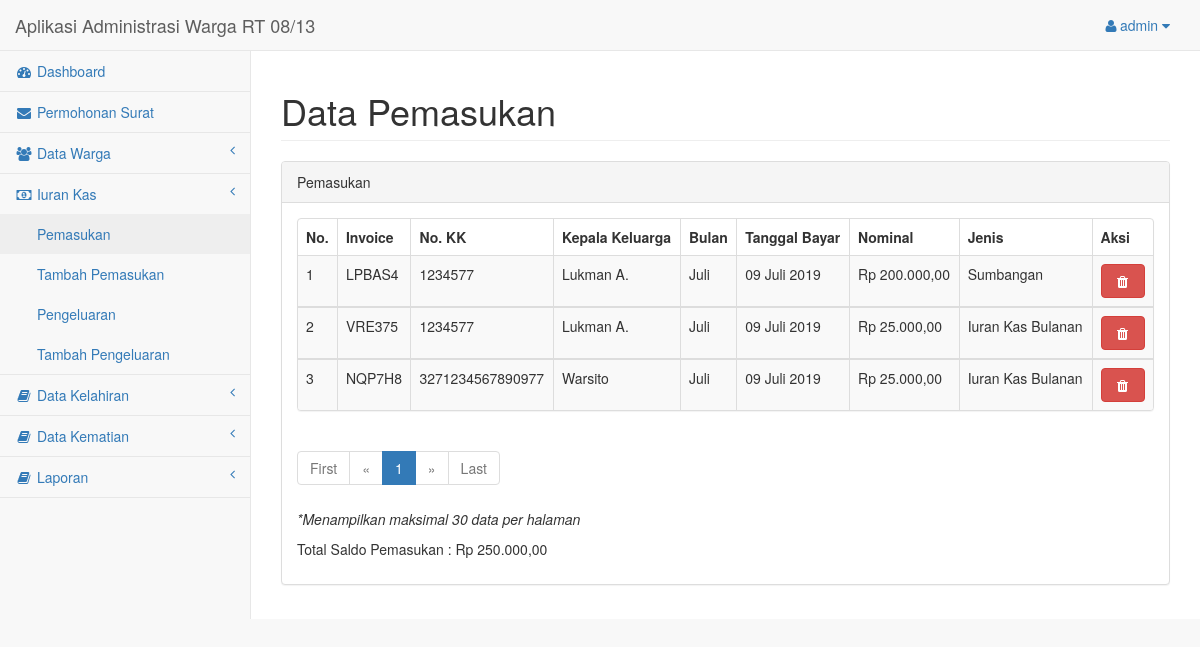
The app's page /halaman_admin/pemasukan.php (signed in) with its own data.
### tables this page shows
CREATE TABLE `tabel_pemasukan` (
  `invoice_iuran` varchar(10) NOT NULL,
  `no_kk` varchar(30) NOT NULL,
  `nominal` int(50) NOT NULL,
  `bulan` varchar(20) NOT NULL,
  `tgl_bayar` varchar(30) NOT NULL,
  `jenis` text NOT NULL
);

CREATE TABLE `tabel_warga` (
  `no_kk` varchar(30) NOT NULL,
  `nik` varchar(30) NOT NULL,
  `nama` varchar(50) NOT NULL,
  `jk` varchar(10) NOT NULL,
  `tempat_lahir` varchar(20) NOT NULL,
  `tgl_lahir` varchar(30) NOT NULL,
  `agama` varchar(20) NOT NULL,
  `pekerjaan` varchar(20) NOT NULL,
  `pendidikan` varchar(20) NOT NULL,
  `status_kawin` varchar(12) NOT NULL,
  `status_keluarga` varchar(20) NOT NULL
);

### halaman_admin/function.php (called while the page is built)
<?php
function tanggal_tabel($tanggal){
	$bulan = array(1 => 'Jan', 'Feb', 'Mar', 'Apr', 'Mei', 'Juni', 'Juli', 'Agust', 'Sept', 'Okt', 'Nov', 'Des');
	$split = explode('-', $tanggal);
	return $split[2] . ' ' . $bulan[(int)$split[1]] . ' ' . $split[0];
}
function rupiah($nominal){
	$hasil = number_format($nominal,2,',','.');
	return $hasil;
}
?>

### halaman_admin/pemasukan.php (the view, shortened to what this page needs)
<?php
include("layout-header.php");
include("function.php");
?>
<div id="page-wrapper">
    <div class="row">
        <div class="col-lg-12">
            <h1 class="page-header">Data Pemasukan</h1>
        </div>
    </div>
    <div class="row">
        <div class="col-lg-12">
            <div class="panel panel-default">
                <div class="panel-heading">
                    Pemasukan
                </div>
                <div class="panel-body">
                    <div class="row">
                        <div class="col-lg-12">
                            <div class="panel panel-default">
                                <div class="table-responsive">
                                    <table class="table table-striped table-bordered table-hover">
                                        <?php
                                        $page = (isset($_GET['page'])) ? $_GET['page'] : 1;
                                        $limit = 30;
                                        $limit_start = ($page - 1) * $limit;
                                        if(isset($_GET['qcari'])){
                                            $qcari = $_GET['qcari'];
                                            $sql = "SELECT * FROM tabel_kelahiran, tabel_warga WHERE tabel_kelahiran.nama_anak like '%$qcari%' AND tabel_kelahiran.no_kk = tabel_warga.no_kk AND tabel_warga.status_keluarga = 'Kepala Keluarga'";
                                        } else{
                                            $sql = "SELECT * FROM tabel_pemasukan, tabel_warga WHERE tabel_pemasukan.no_kk = tabel_warga.no_kk AND tabel_warga.status_keluarga = 'Kepala Keluarga' LIMIT ".$limit_start.",".$limit;
                                        }
                                        $query = mysqli_query($koneksi, $sql);
                                        if (mysqli_num_rows($query) < 1) {
                                            echo "Tidak Ada Data";
                                        } else {
                                            echo "<thead>";
                                            echo "<tr>";
                                            echo "<th>No.</th>";
                                            echo "<th>Invoice</th>";
                                            echo "<th>No. KK</th>";
                                            echo "<th>Kepala Keluarga</th>";
                                            echo "<th>Bulan</th>";
                                            echo "<th>Tanggal Bayar</th>";
                                            echo "<th>Nominal</th>";
                                            echo "<th>Jenis</th>";
                                            echo "<th>Aksi</th>";
                                            echo "</tr>";
                                            echo "</thead>";
                                        }
                                        $no = 1;
                                        while ($row = mysqli_fetch_array($query)){
                                            $pemasukan[] = $row['nominal'];
                                            $total_pemasukan = array_sum($pemasukan);
                                            echo "<tbody>";
                                            echo "<tr>";
                                            echo "<td>".$no++."</td>";
                                            echo "<td>".$row['invoice_iuran']."</td>";
                                            echo "<td>".$row['no_kk']."</td>";
                                            echo "<td>".$row['nama']."</td>";
                                            echo "<td>".$row['bulan']."</td>";
                                            echo "<td>".tanggal_tabel($row['tgl_bayar'])."</td>";
                                            echo "<td> Rp ".rupiah($row['nominal'])."</td>";
                                            echo "<td>".$row['jenis']."</td>";
                                            echo "<td>";
                                            echo "</a> <a class='btn btn-danger' data-toggle='tooltip' data-placement='left' title='Hapus' href='iuran-hapus.php?id=".$row['invoice_iuran']."' onClick ='return hapus()'><i class='fa fa-trash fa-fw'></i></a> ";
                                            echo "</td>";
                                            echo "</tr>";
                                            echo "</tbody>";
                                        }
                                        ?>
                                    </table>
                                </div>
                            </div>
                            <div class="row">
                                <div class="col-lg-6">
                                <ul class="pagination">
                                    <?php
                                if ($page == 1) {
                                    ?>
                                    <li class="disabled"><a href="#">First</a></li>
                                    <li class="disabled"><a href="#">&laquo;</a></li>
                                    <?php
                                } else {
                                    $link_prev = ($page > 1) ? $page - 1 : 1;
                                    ?>
                                    <li><a href="pemasukan.php?page=1">First</a></li>
                                    <li><a href="pemasukan?page=<?php echo $link_prev; ?>">&laquo;</a></li>
                                    <?php
                                }
                                ?>
                                <?php
                                $sql2 = "SELECT COUNT(*) AS jmlh FROM tabel_pemasukan";
                                $query2 = mysqli_query($koneksi, $sql2);
                                $get_jumlah = mysqli_fetch_array($query2);
                                $jumlah_page = ceil($get_jumlah['jmlh'] / $limit);
                                $jumlah_number = 3;
                                $start_number = ($page > $jumlah_number) ? $page - $jumlah_number : 1;
                                $end_number = ($page < ($jumlah_page - $jumlah_number)) ? $page + $jumlah_number : $jumlah_page;
                                for ($i = $start_number; $i <= $end_number; $i++) {
                                    $link_active = ($page == $i) ? 'class="active"' : '';
                                    ?>
                                    <li <?php echo $link_active; ?>><a href="pemasukan.php?page=<?php echo $i; ?>"><?php echo $i; ?></a></li>
                                    <?php
                                }
                                ?>
                                <?php
                                if ($page == $jumlah_page) {
                                    ?>
                                    <li class="disabled"><a href="#">&raquo;</a></li>
                                    <li class="disabled"><a href="#">Last</a></li>
                                    <?php
                                } else {
                                    $link_next = ($page < $jumlah_page) ? $page + 1 : $jumlah_page;
                                    ?>
                                    <li><a href="pemasukan.php?page=<?php echo $link_next; ?>">&raquo;</a></li>
                                    <li><a href="pemasukan.php?page=<?php echo $jumlah_page; ?>">Last</a></li>
                                    <?php
                                }
                                ?>
                            </ul>
                        </div>
                    </div>
                    <p><i>*Menampilkan maksimal 30 data per halaman</i></p>
                    <p>Total Saldo Pemasukan : <?php echo "Rp ".rupiah($total_pemasukan);  ?></p>
                </div>
            </div>
        </div>
    </div>
</div>
</div>
</div>
</div>
<?php include("layout-footer.php"); ?>

### records on screen
tabel_pemasukan: invoice_iuran "LPBAS4", tabel_warga.no_kk "1234577", tabel_warga.nama "Lukman A.", bulan "Juli", tgl_bayar "09 Juli 2019", nominal "200.000,00", jenis "Sumbangan"
tabel_pemasukan: invoice_iuran "VRE375", tabel_warga.no_kk "1234577", tabel_warga.nama "Lukman A.", bulan "Juli", tgl_bayar "09 Juli 2019", nominal "25.000,00", jenis "Iuran Kas Bulanan"
tabel_pemasukan: invoice_iuran "NQP7H8", tabel_warga.no_kk "3271234567890977", tabel_warga.nama "Warsito", bulan "Juli", tgl_bayar "09 Juli 2019", nominal "25.000,00", jenis "Iuran Kas Bulanan"

### other values on screen
$_SESSION['username'] "admin"
rupiah($total_pemasukan) "250.000,00"
